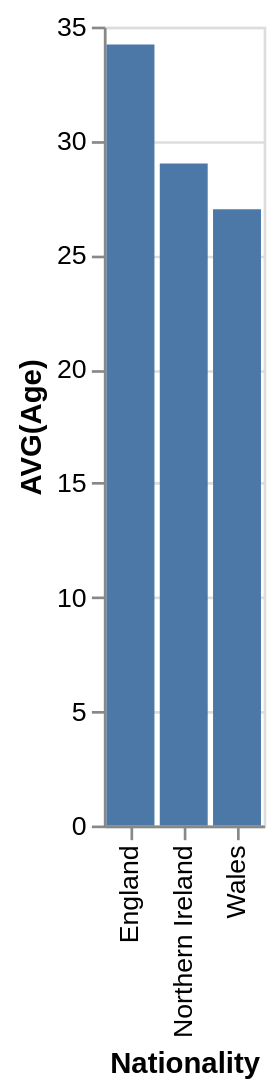

Specify this chart in Vega-Lite:
### Vega-Lite specification from a JSON file in a GitHub repository (floating-point values rounded to 4 significant figures)
{"data": {"values": [{"x_data": "England", "y_data": 34.22}, {"x_data": "Northern Ireland", "y_data": 29}, {"x_data": "Wales", "y_data": 27}]}, "mark": "bar", "encoding": {"x": {"field": "x_data", "type": "nominal", "title": "Nationality", "sort": {"op": "sum", "field": "y_data", "order": "descending"}}, "y": {"field": "y_data", "type": "quantitative", "title": "AVG(Age)"}}}
